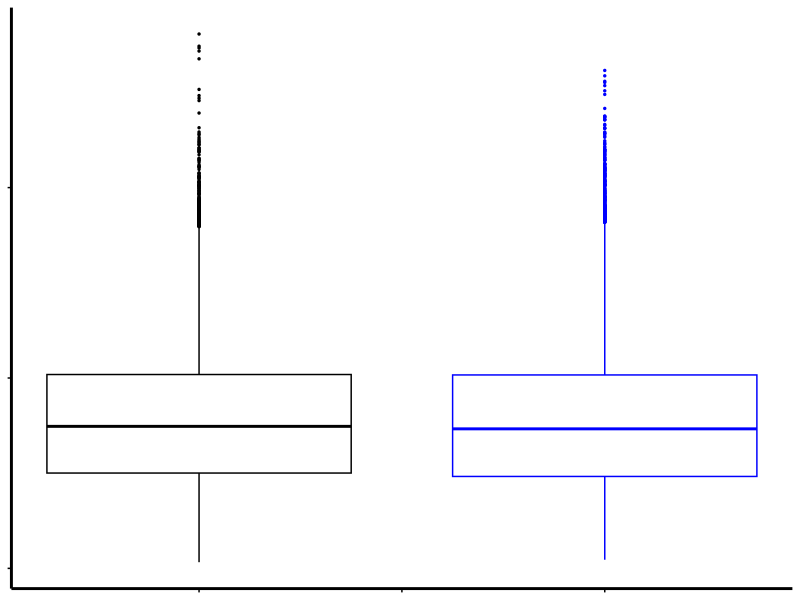
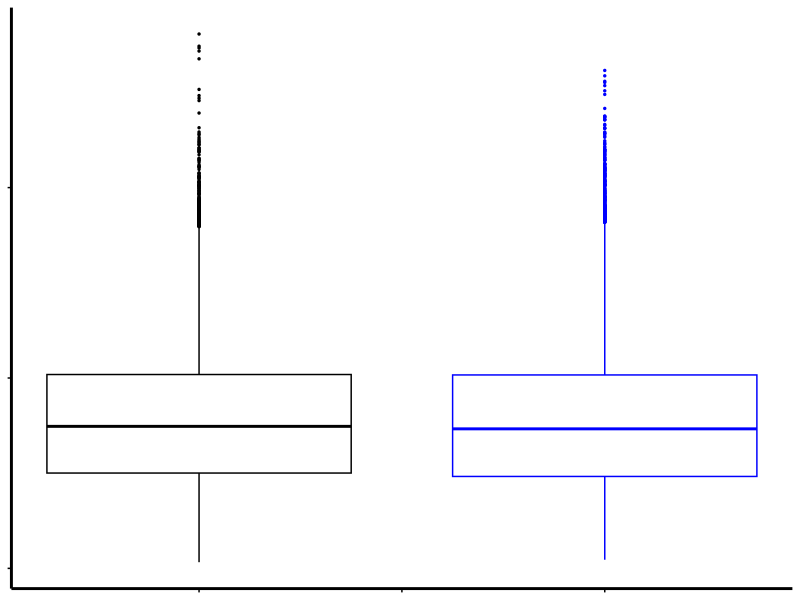

Write the R code that produced these figures, in order.
#load libraries
library(ggplot2)


# set working directory
setwd("/path/to/files")

#load input files
    Ddataseries <- read.csv("ND10Ddata.txt", sep="\t")

#make box plot of peak data series   
ggplot(Ddataseries, aes(group=type,x=type, y=Score, fill = type, color = type)) + 
	geom_boxplot(fill = "white", 
		color = c("black","blue"), 
		lwd =0.5, 
		outlier.size = 0.5) + 
	theme_classic() + 
	theme(legend.position="none") + 
	theme(panel.background = element_rect(fill = "white")) + 
	theme(axis.text.x = element_text(face="bold", size=15), 
		axis.text.y=element_text(face="bold", size=14)) + 
	theme(axis.line = element_line(size = 1)) + 
	theme(axis.title.x = element_blank(), 
		axis.title.y=element_blank(), 
		axis.text.x=element_blank(), 
		axis.text.y=element_blank()) + 
	theme(axis.ticks=element_line(color="black"))
    
#save the files
ggsave("S3K.tiff", device = "tiff", width = 2, height = 2, units = "in", dpi = 300)
  
